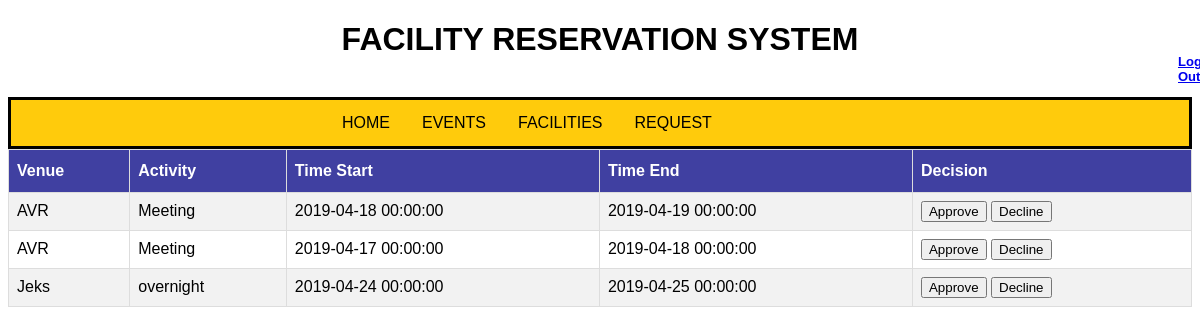
The page /php/list_of_requests_office.php on the database as committed earlier.
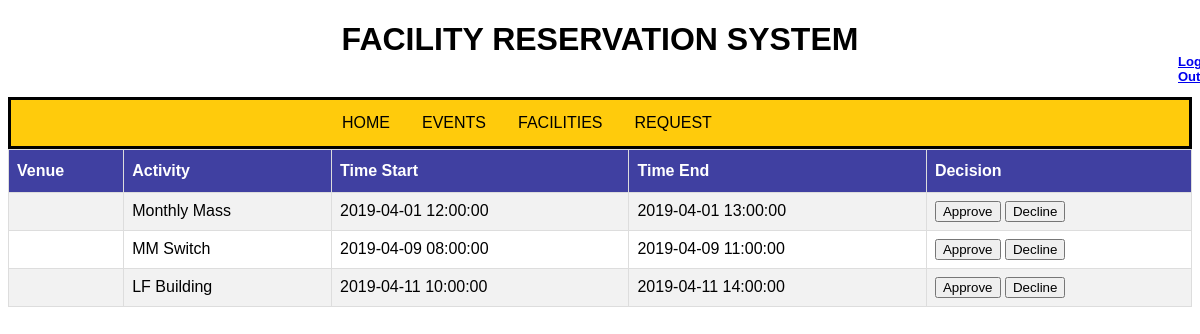
The same page on the database as committed later.
### tables this page shows
CREATE TABLE `reservation` (
  `resID` int(100) NOT NULL,
  `user_ID` int(11) NOT NULL,
  `title` varchar(255) NOT NULL,
  `Venue` varchar(100) NOT NULL,
  `start_event` datetime NOT NULL,
  `end_event` datetime NOT NULL,
  `status` varchar(100) NOT NULL DEFAULT 'Pending'
);

### php/list_of_requests_office.php (the view, shortened to what this page needs)
<?php
	include('DBConnector.php');
?>
<!DOCTYPE html>
<html>
<head>
	<link rel="stylesheet" href="../stylesheet/style.css">
	<h1>FACILITY RESERVATION SYSTEM</h1>
	<h3><a href="logout.php" class="signup">Log Out</a></h3>
</head>
<body>
	<ul class="menu">
	  <li class="home"><a href="../pages/office/home_office.php" class="home">HOME</a></li>
	  <li class="events"><a href="event_page_office.php" class="events">EVENTS</a></li>
	  <li class="faci"><a href="list_facilities_office.php" class="faci">FACILITIES</a></li>
	  <li class="req"><a href="list_of_requests_office.php" class="req">REQUEST</a></li>
	</ul>
	<table id="customers">
		<tr>
			<th>Venue</th>
			<th>Activity</th>
			<th>Time Start</th>
			<th>Time End</th>
			<th>Decision</th>
		</tr>
<?php
	$sql = "SELECT * FROM reservation r LEFT JOIN accounts a ON r.user_ID = a.userID WHERE status = 'Pending'";
	$result = $conn-> query($sql);
	if ($result-> num_rows > 0){
		while ($row = $result-> fetch_assoc()){
			echo "<tr>
					<td>" . $row["Venue"] . "</td>
					<td>" . $row["title"] . "</td>
					<td>" . $row["start_event"] . "</td>
					<td>" . $row["end_event"] . "</td>
					<td>"
						?>
						<form action="approve_or_decline.php" method="POST">
							<input type="submit" name="Approve" value="Approve">
							<input type="submit" name="Decline" value="Decline">
						</form>
						<?php
		}
		echo "</table>";
	}else{
		echo "No reservation";
	}
?>
</body>
</html>

Rows that differ between the two databases and show on the page:
removed reservation: Venue "AVR", title "Meeting", start_event "2019-04-18 00:00:00", end_event "2019-04-19 00:00:00"
removed reservation: Venue "AVR", title "Meeting", start_event "2019-04-17 00:00:00", end_event "2019-04-18 00:00:00"
removed reservation: Venue "Jeks", title "overnight", start_event "2019-04-24 00:00:00", end_event "2019-04-25 00:00:00"
added reservation: title "Monthly Mass", start_event "2019-04-01 12:00:00", end_event "2019-04-01 13:00:00"
added reservation: title "MM Switch", start_event "2019-04-09 08:00:00", end_event "2019-04-09 11:00:00"
added reservation: title "LF Building", start_event "2019-04-11 10:00:00", end_event "2019-04-11 14:00:00"
